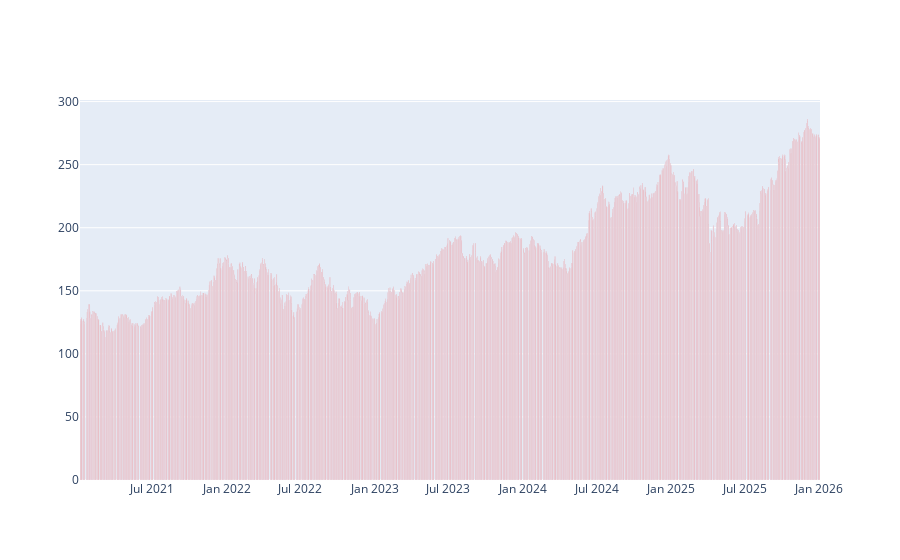

This figure's notebook cell:
### Code cell
fig = go.Figure()
fig.add_trace(
    go.Bar(
        x=apple_data.index,
        y=apple_data["Close"],
        marker_color="red",
        hovertext="(Returns)| Daily",
    )
)
fig.show()

### Figure 1 — Plotly figure (JSON) as saved in the notebook; plotly's stock layout.template omitted (floating-point values rounded to 4 significant figures; data arrays with more than 128 entries replaced by an {"elided": "..."} marker saying what was removed)
{"data": [{"hovertext": "(Returns)| Daily", "marker": {"color": "red"}, "type": "bar", "x": {"elided": "1256 str values"}, "y": {"elided": "1256 float values"}}], "layout": {}}
